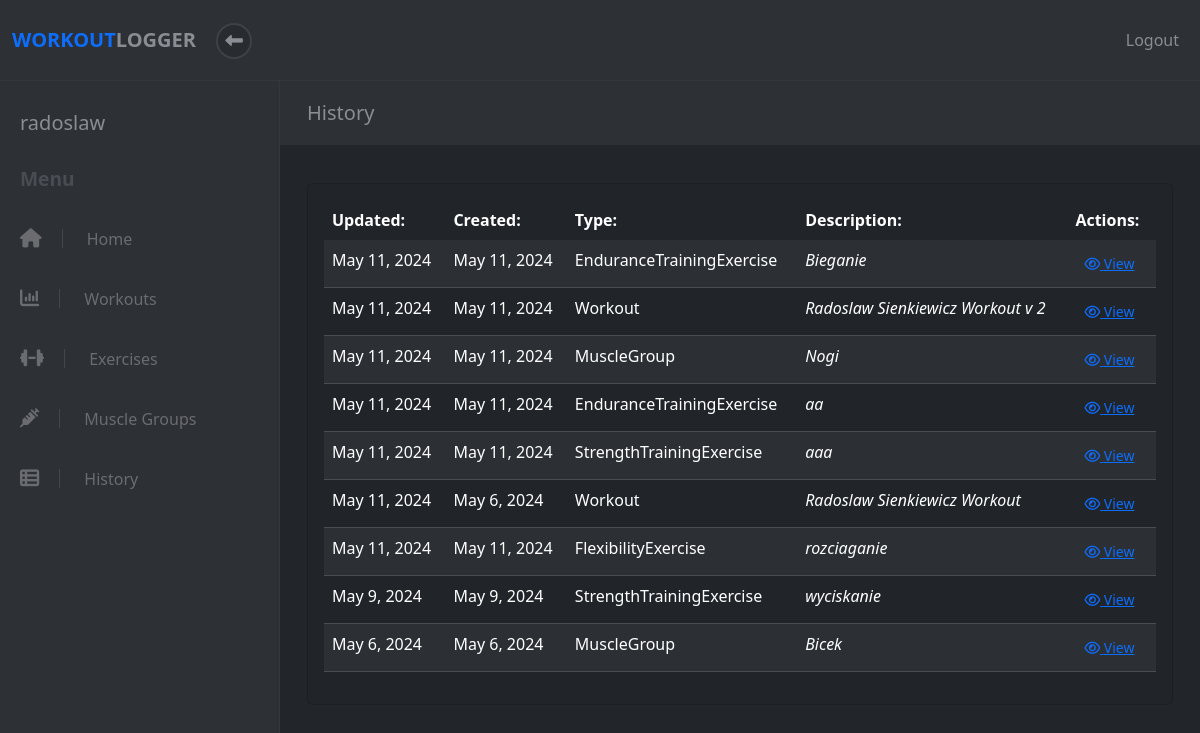
The page /history (signed in) on the database as committed earlier.
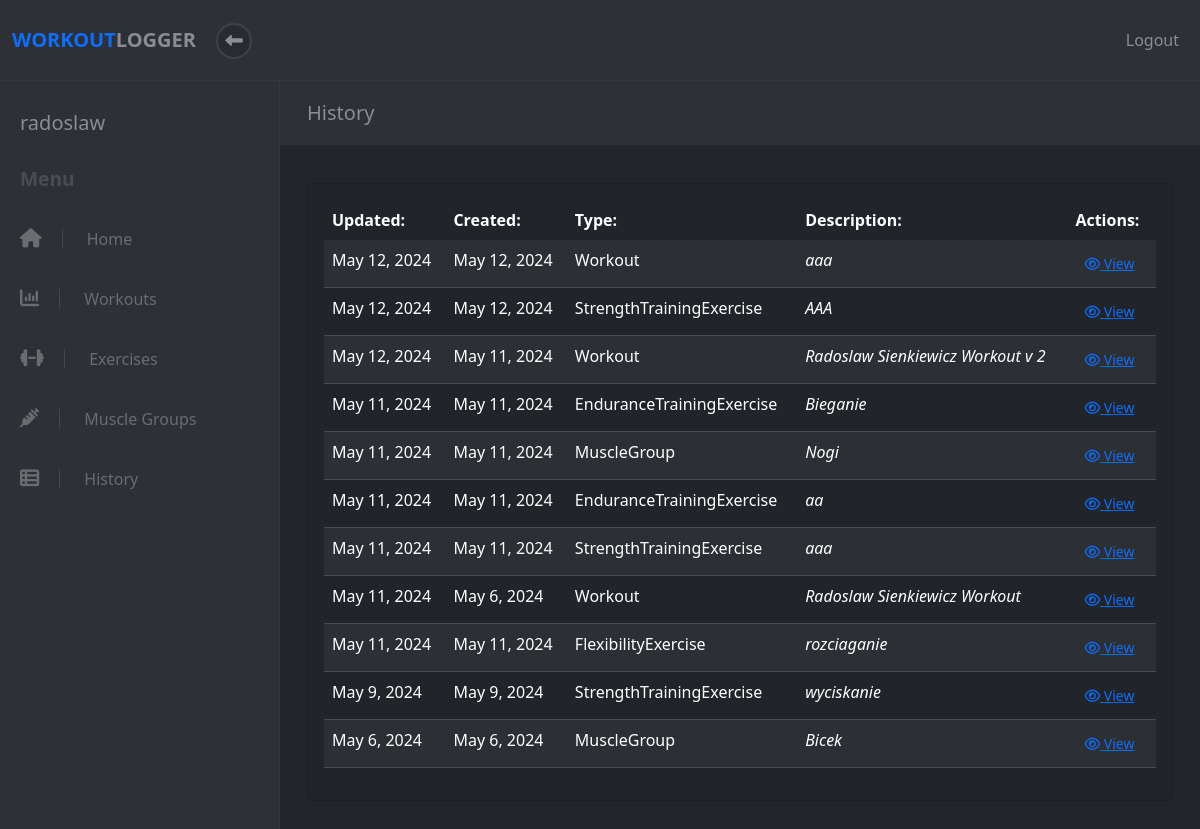
The same page on the database as committed later.
### apps/workout/models.py (models this page shows, shortened)
class Exercise(models.Model):
    name = models.CharField(max_length=50)
    description = models.CharField(max_length=150)
    workout = models.ForeignKey(Workout, on_delete=models.CASCADE, related_name='%(class)s', default=None)
    muscle_group = models.ForeignKey(MuscleGroup, on_delete=models.CASCADE, default=None)
    user = models.ForeignKey(User, on_delete=models.CASCADE, default=None)
    created_at = models.DateTimeField(auto_now_add=True)
    updated_at = models.DateTimeField(auto_now=True)
    objects = ExerciseManager()
    class Meta:
        ordering = ('name', 'muscle_group')
        abstract = True
    def class_name(self):
        return self.__class__.__name__

class EnduranceTrainingExercise(Exercise):
    duration_minutes = models.PositiveIntegerField()
    distance_km = models.DecimalField(max_digits=6, decimal_places=2)
    objects = EnduranceTrainingExerciseManager()

class Workout(models.Model):
    name = models.CharField(max_length=50)
    description = models.CharField(max_length=150)
    completed = models.BooleanField(default=False)
    user = models.ForeignKey(User, on_delete=models.CASCADE, default=None)
    created_at = models.DateTimeField(auto_now_add=True)
    updated_at = models.DateTimeField(auto_now=True)
    objects = WorkoutManager()
    def class_name(self):
        return self.__class__.__name__

class MuscleGroup(models.Model):
    name = models.CharField(max_length=50)
    size = models.IntegerField(default=10)
    user = models.ForeignKey(User, on_delete=models.CASCADE, default=None)
    created_at = models.DateTimeField(auto_now_add=True)
    updated_at = models.DateTimeField(auto_now=True)
    objects = MuscleGroupManager()
    def class_name(self):
        return self.__class__.__name__

class StrengthTrainingExercise(Exercise):
    weight = models.DecimalField(max_digits=6, decimal_places=2)
    repetitions = models.PositiveIntegerField()
    objects = StrengthTrainingExerciseManager()

class FlexibilityExercise(Exercise):
    stretch_type = models.CharField(max_length=50)
    objects = FlexibilityExerciseManager()

### apps/workout/views.py (the view)
# urls.py: re_path(r'^history$', views.view_all), # get all workouts
def view_all(request):
    try:
        user = User.objects.get(id=request.session["user_id"])
        workout_list = Workout.objects.filter(user__id=user.id)
        ste_list = StrengthTrainingExercise.objects.filter(user__id=user.id)
        ete_list = EnduranceTrainingExercise.objects.filter(user__id=user.id)
        be_list = BalanceExercise.objects.filter(user__id=user.id)
        fe_list = FlexibilityExercise.objects.filter(user__id=user.id)
        mg_list = MuscleGroup.objects.filter(user__id=user.id)
        page = request.GET.get('page', 1)
        data_list = list(chain(workout_list, ste_list,ete_list, be_list, fe_list, mg_list))
        paginator = Paginator(sorted(data_list, key=lambda x: x.updated_at, reverse=True), 12)
        try:
            data = paginator.page(page)
        except PageNotAnInteger:
            data = paginator.page(1)
        except EmptyPage:
            data = paginator.page(paginator.num_pages)
        data = {
            'user': user,
            'data': data,
        }
        return render(request, "workout/view_all.html", data)
    except (KeyError, User.DoesNotExist) as err:
        messages.info(request, "You must be logged in to view this page.", extra_tags="invalid_session")
        return redirect("/")

### apps/workout/templates/workout/view_all.html (shortened to what this page needs)
<!DOCTYPE html>
<html>
  <head>
    {% load static %}
    <link
      rel="stylesheet"
      href="{% static 'fontawesomefree/css/all.min.css' %}"
    />
    <link rel="stylesheet" href="../../static/workout/styles.css" />
    {% load bootstrap5 %} {% bootstrap_css %} {% bootstrap_javascript %}
  </head>
  <body>
    {% include 'workout/header.html' %}
    <div class="d-flex align-items-stretch">
      {% include 'workout/sidebar.html' %}
      <div class="page-content">
        <div class="page-header">
          <div class="container-fluid">
            <h2 class="h5 no-margin-bottom">History</h2>
          </div>
        </div>
        <section class="no-padding-bottom">
          <div class="container-fluid">
            <div class="row">
              <div class="col-lg-12 pb-4">
                {% if data %}
                <div class="card bg-dark add-exercise mb-4 mt-2">
                  <div class="card-body">
                    <table
                      class="table table-dark table-striped all-data-table text-light"
                    >
                      <thead>
                        <tr>
                          <th scope="col">Updated:</th>
                          <th scope="col">Created:</th>
                          <th scope="col">Type:</th>
                          <th scope="col">Description:</th>
                          <th scope="col">Actions:</th>
                        </tr>
                      </thead>
                      <tbody>
                        {% for info in data %}
                        <tr>
                          <td scope="row">{{info.updated_at | date}}</td>
                          <td scope="row">{{info.created_at | date}}</td>
                          <td scope="row">{{info.class_name}}</td>
                          <td><em>{{info.name}}</em></td>
                          <td>
                            {% if info.class_name == 'Workout' %}
                            <form action="/workout/{{info.id}}">
                              <button
                                class="btn btn-link btn-sm view-link"
                                type="submit"
                              >
                                <i class="fa fa-eye"></i> View
                              </button>
                            </form>
                            {% elif info.class_name == 'MuscleGroup' %}
                            <form action="/muscle_group/{{info.id}}">
                              <button
                                class="btn btn-link btn-sm view-link"
                                type="submit"
                              >
                                <i class="fa fa-eye"></i> View
                              </button>
                            </form>
                            {% else %}
                            <form action="/exercise/{{info.id}}">
                              <button
                                class="btn btn-link btn-sm view-link"
                                type="submit"
                              >
                                <i class="fa fa-eye"></i> View
                              </button>
                            </form>
                            {% endif %}
                          </td>
                        </tr>
                        {% endfor %}
                      </tbody>
                    </table>
                  </div>
                </div>
                {% endif %}
              </div>
            </div>
          </div>
        </section>
      </div>
    </div>
  </body>
</html>

Rows that differ between the two databases and show on the page:
added Workout: updated_at "May 12, 2024", created_at "May 12, 2024", class_name "Workout", name "aaa"
added StrengthTrainingExercise: updated_at "May 12, 2024", created_at "May 12, 2024", class_name "StrengthTrainingExercise", name "AAA"
changed Workout "Radoslaw Sienkiewicz Workout v 2": updated_at "May 11, 2024" → "May 12, 2024"; moves up the list
